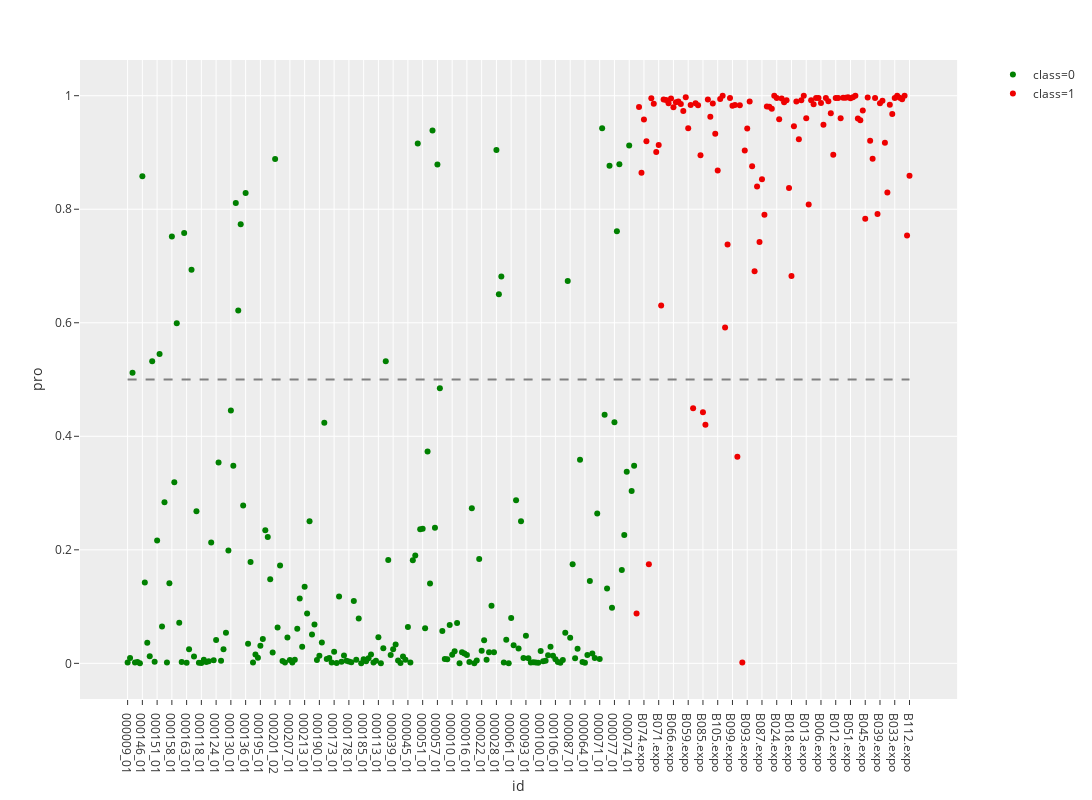

Notebook code cell kept with this figure:
### Code cell
all_pre = predict_plot('all', thres=0.5)

### Figure 1 — Plotly figure (JSON) as saved in the notebook; plotly's stock layout.template omitted (floating-point values rounded to 4 significant figures; data arrays with more than 128 entries replaced by an {"elided": "..."} marker saying what was removed)
{"data": [{"hoverlabel": {"namelength": 0}, "hovertemplate": "class=0<br>id=%{x}<br>pro=%{y}", "legendgroup": "class=0", "marker": {"color": "green", "symbol": "circle"}, "mode": "markers", "name": "class=0", "showlegend": true, "type": "scatter", "x": {"elided": "207 str values"}, "xaxis": "x", "y": {"elided": "207 float values"}, "yaxis": "y"}, {"hoverlabel": {"namelength": 0}, "hovertemplate": "class=1<br>id=%{x}<br>pro=%{y}", "legendgroup": "class=1", "marker": {"color": "#EE0000", "symbol": "circle"}, "mode": "markers", "name": "class=1", "showlegend": true, "type": "scatter", "x": ["B081.expo", "B072.expo", "B073.expo", "B074.expo", "B075.expo", "B079.expo", "B077.expo", "B078.expo", "B080.expo", "B071.expo", "B076.expo", "B070.expo", "B060.expo", "B068.expo", "B067.expo", "B066.expo", "B065.expo", "B064.expo", "B063.expo", "B062.expo", "B061.expo", "B059.expo", "B058.expo", "B082.expo", "B069.expo", "B083.expo", "B108.expo", "B085.expo", "B110.expo", "B057.expo", "B109.expo", "B107.expo", "B106.expo", "B105.expo", "B104.expo", "B103.expo", "B102.expo", "B101.expo", "B100.expo", "B099.expo", "B098.expo", "B097.expo", "B096.expo", "B095.expo", "B094.expo", "B093.expo", "B092.expo", "B091.expo", "B090.expo", "B089.expo", "B088.expo", "B087.expo", "B086.expo", "B084.expo", "B056.expo", "B005.expo", "B054.expo", "B024.expo", "B023.expo", "B022.expo", "B021.expo", "B020.expo", "B019.expo", "B018.expo", "B017.expo", "B016.expo", "B015.expo", "B014.expo", "B025.expo", "B013.expo", "B011.expo", "B010.expo", "B009.expo", "B008.expo", "B007.expo", "B006.expo", "B004.expo", "B003.expo", "B002.expo", "B001.expo", "B111.expo", "B012.expo", "B026.expo", "B027.expo", "B028.expo", "B053.expo", "B052.expo", "B051.expo", "B050.expo", "B049.expo", "B048.expo", "B047.expo", "B046.expo", "B045.expo", "B044.expo", "B043.expo", "B042.expo", "B041.expo", "B040.expo", "B039.expo", "B038.expo", "B037.expo", "B036.expo", "B035.expo", "B034.expo", "B033.expo", "B032.expo", "B031.expo", "B030.expo", "B029.expo", "B055.expo", "B112.expo"], "xaxis": "x", "y": [0.08788, 0.9803, 0.8642, 0.958, 0.9196, 0.1745, 0.9956, 0.9858, 0.9009, 0.9131, 0.6304, 0.9931, 0.9923, 0.9865, 0.9951, 0.9796, 0.9883, 0.9896, 0.9854, 0.9733, 0.9972, 0.9429, 0.9837, 0.4492, 0.9868, 0.983, 0.8952, 0.4423, 0.4203, 0.9935, 0.9628, 0.9864, 0.933, 0.8682, 0.9942, 1.0, 0.5916, 0.7379, 0.9961, 0.9821, 0.9837, 0.3638, 0.9831, 0.001416, 0.9036, 0.9424, 0.99, 0.8758, 0.6908, 0.8399, 0.7424, 0.8527, 0.7902, 0.9808, 0.9806, 0.977, 1.0, 0.9961, 0.9587, 0.995, 0.9886, 0.9921, 0.8374, 0.6822, 0.9463, 0.9898, 0.9235, 0.9921, 1.0, 0.9604, 0.8084, 0.992, 0.9847, 0.9961, 0.9961, 0.9872, 0.9486, 0.9961, 0.9904, 0.9689, 0.8962, 0.9961, 0.9961, 0.9603, 0.9962, 0.9962, 0.9975, 0.9954, 0.9972, 1.0, 0.96, 0.9566, 0.9738, 0.7831, 0.9968, 0.9205, 0.8891, 0.9961, 0.7916, 0.9865, 0.9912, 0.9171, 0.8293, 0.9839, 0.9678, 0.9961, 1.0, 0.9962, 0.9936, 1.0, 0.7536, 0.859], "yaxis": "y"}, {"line": {"color": "grey", "dash": "dash"}, "mode": "lines", "showlegend": false, "type": "scatter", "x": ["000009_01", "B112.expo"], "y": [0.5, 0.5]}], "layout": {"height": 800, "legend": {"tracegroupgap": 0}, "margin": {"t": 60}, "width": 1200, "xaxis": {"anchor": "y", "domain": [0, 0.98], "title": {"text": "id"}}, "yaxis": {"anchor": "x", "domain": [0, 1], "title": {"text": "pro"}}}}
